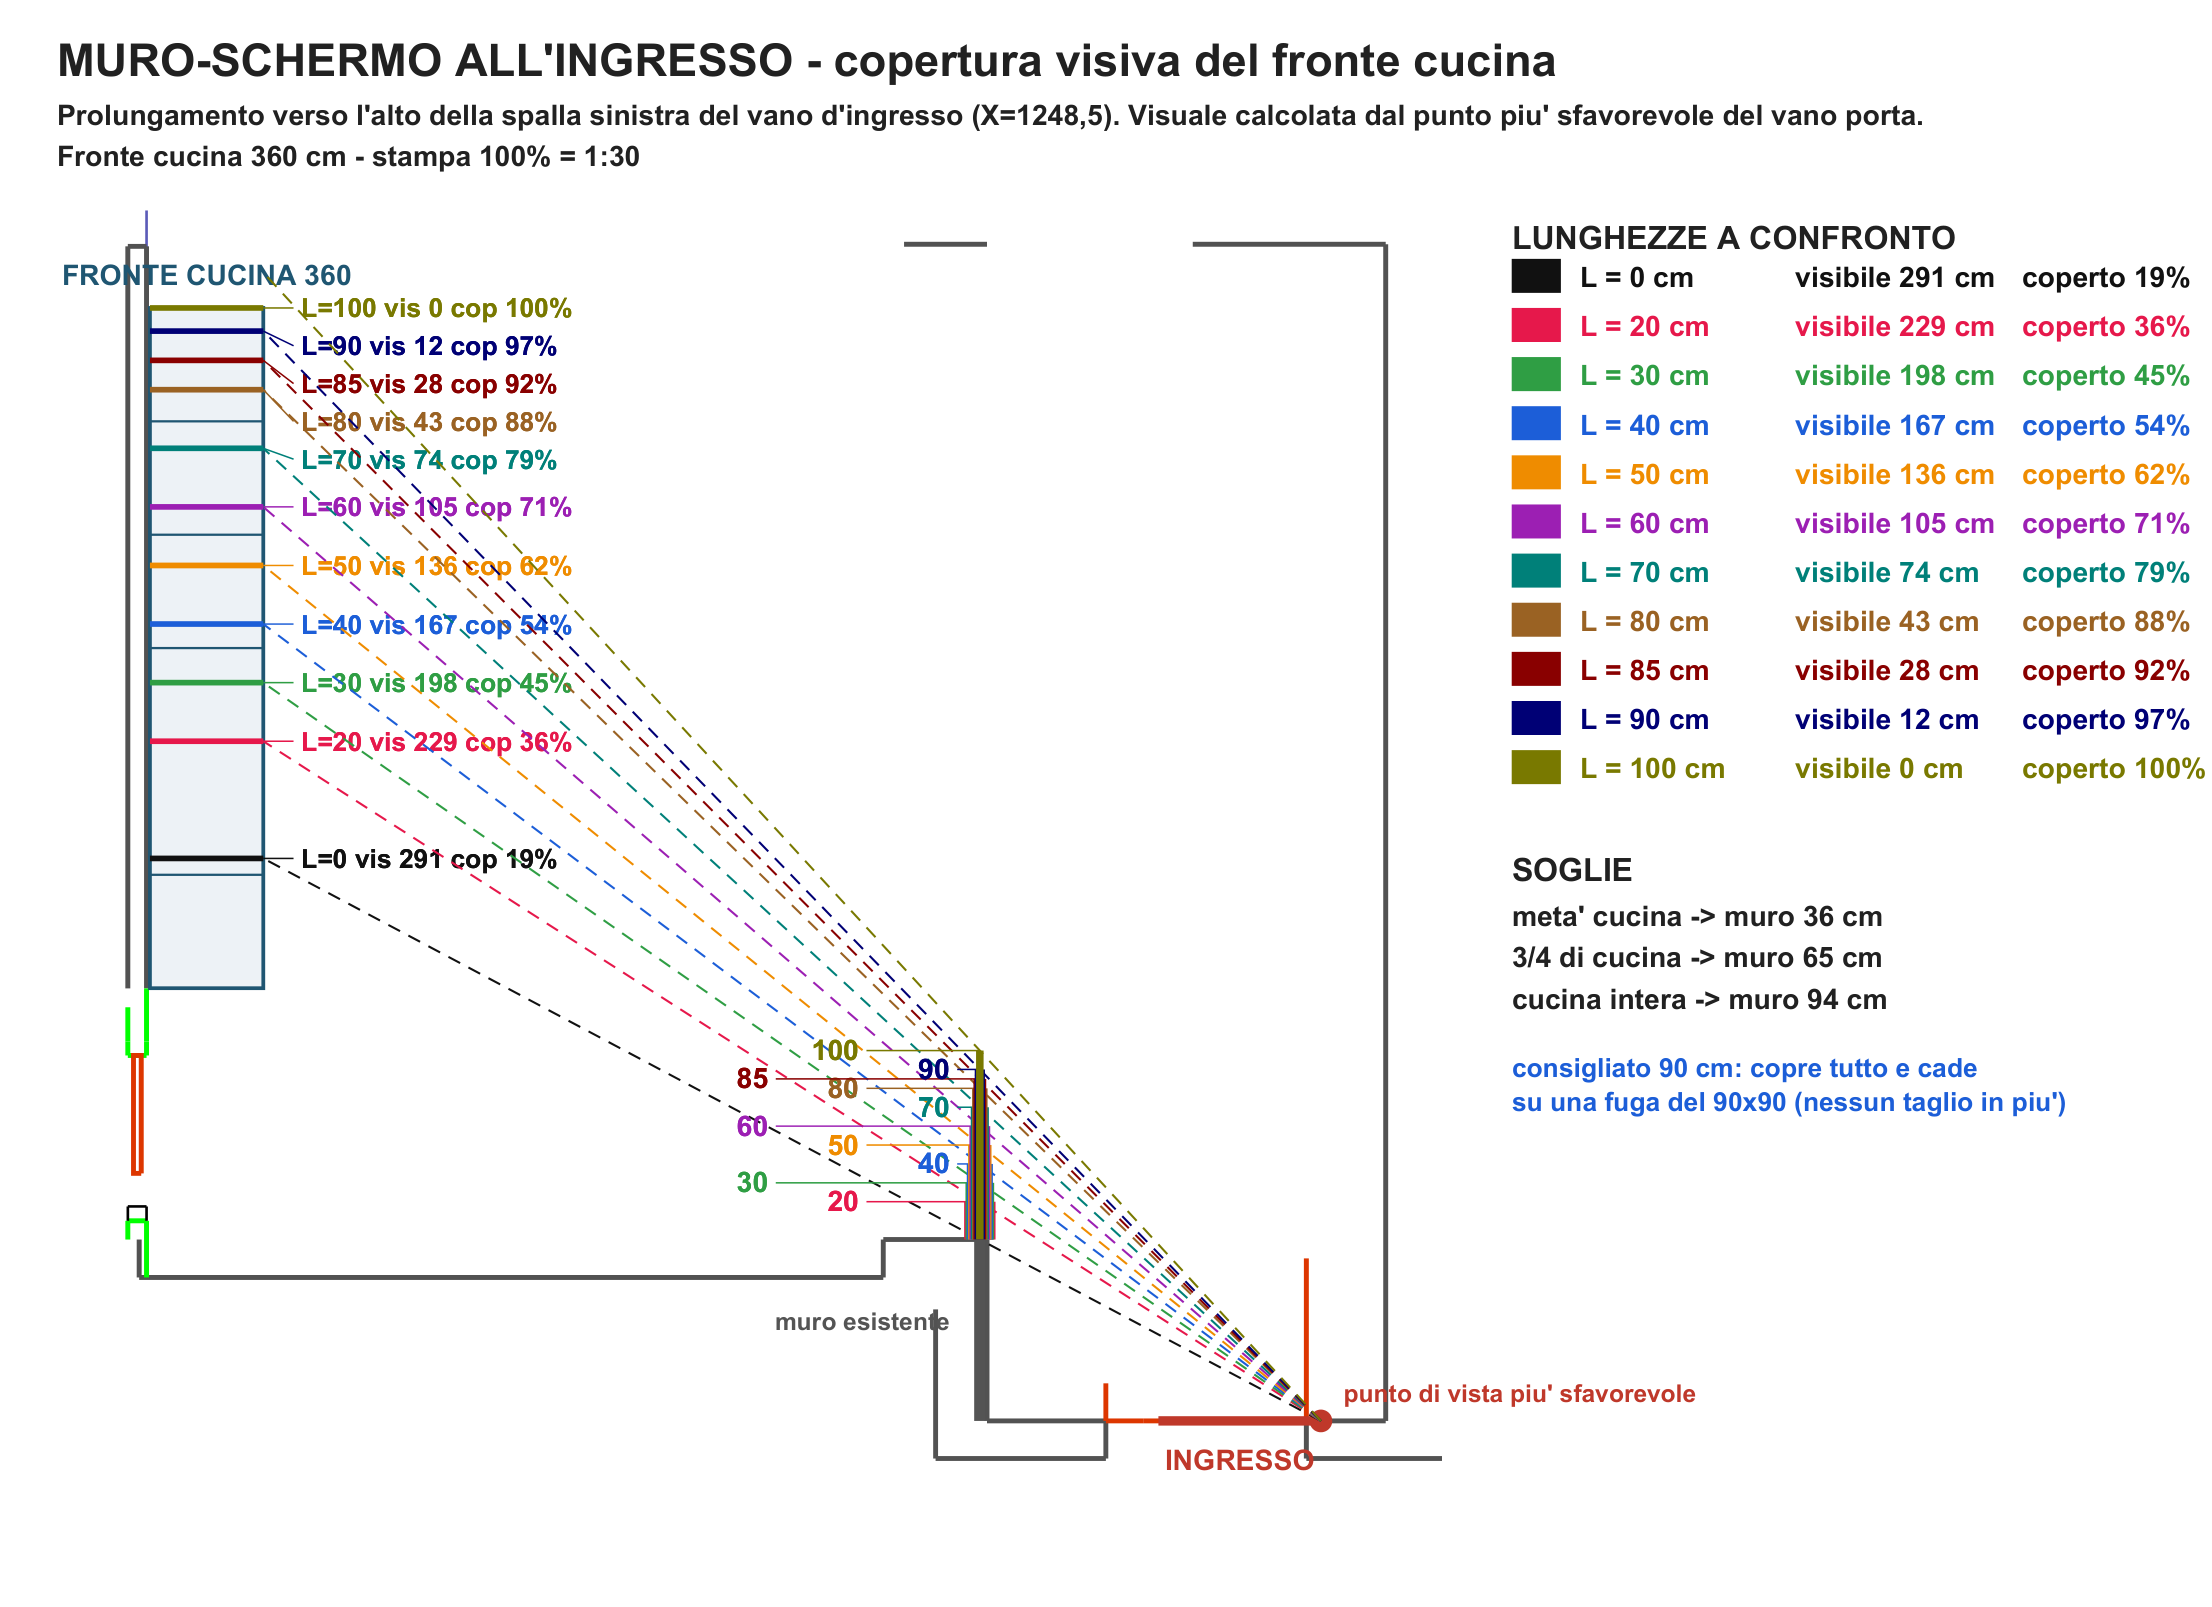

This chart was generated by the following Python code:
"""Muro-schermo all'ingresso: quanto deve essere lungo per coprire la cucina.

Coordinate di disegno, le stesse di casa_pianta.py dopo il raddrizzamento:
  porta d'ingresso   Y = 697, X da 1343 a 1429
  spalla sinistra del vano d'ingresso (muro esistente)  X = 1248,5, da Y=601 a Y=697
  fronte cucina      X = 869,3, da Y = 108 a Y = 468  (360 cm)
Il muro-schermo prolunga la spalla esistente verso l'alto: X=1248,5, da Y=601 a Y=601-L.
E' spesso 10 cm ricavati dentro i 46 del pilastro PX, che quindi non si allarga.

Genera muro_ingresso.svg/.pdf/.png con tutte le lunghezze sovrapposte.
"""

import math

XW, YW = 1248.5, 601.0       # allineamento e partenza del muro
PORTA = (1343.0, 1429.0)
YP = 697.0
XK = 869.3                   # fronte cucina: il punto piu' esposto
KY0, KY1 = 108.0, 468.0
LUNG = KY1 - KY0

LUNGHEZZE = [0, 20, 30, 40, 50, 60, 70, 80, 85, 90, 100]
COLORI = ["#111111", "#e6194b", "#2f9e44", "#1c5fd8", "#f08c00", "#9c1fb4",
          "#00807a", "#9a6324", "#8a0000", "#000075", "#7a7a00"]

SCALA = 30
OUT = r"c:\WORK\GH\muro_ingresso"

# ---- ricalco della tavola originale, per il contesto ----
PDF = r"c:\WORK\GH\TAV 02_STATO DI PROGETTO.pdf"
PT_M, PDF_OX, PDF_OY, RY = 27.76, 609.18, 394.20, 638.0
VISTA = (790, 55, 1500, 755)


def Pt(px, py):
    return ((PDF_OX - px) / PT_M * 100, RY - (py - PDF_OY) / PT_M * 100)


def ricalco():
    try:
        import fitz
    except ImportError:
        return []
    out = []
    for p in fitz.open(PDF)[0].get_drawings():
        lw = p.get("width") or 0
        if lw < 0.3:
            continue
        col = p.get("color") or (0.25, 0.25, 0.25)
        if col[0] > 0.6 and col[2] > 0.6 and col[1] < 0.5:
            continue
        for it in p["items"]:
            if it[0] == "l":
                pts = [(it[1].x, it[1].y), (it[2].x, it[2].y)]
            elif it[0] == "re":
                r = it[1]
                pts = [(r.x0, r.y0), (r.x1, r.y0), (r.x1, r.y1), (r.x0, r.y1), (r.x0, r.y0)]
            else:
                continue
            q = [Pt(*a) for a in pts]
            if all(VISTA[0] <= a[0] <= VISTA[2] and VISTA[1] <= a[1] <= VISTA[3] for a in q):
                out.append((col, lw, q))
    return out


# ---- calcolo della visuale ----

def limite(L):
    """Quota sul fronte cucina oltre la quale si vede, guardando dal vano porta.

    Il punto di vista peggiore e' la spalla destra della porta: da li' il raggio
    supera la punta del muro con la pendenza piu' sfavorevole.
    """
    vx = PORTA[1]
    t = (vx - XW) / (vx - XK)
    return YP - (YP - (YW - L)) / t


def visibile(L):
    return max(0.0, min(KY1, limite(L)) - KY0)


print(f"fronte cucina: {LUNG:.0f} cm\n")
print(f"{'muro L':>8} {'visibile':>10} {'coperto':>9}")
print("-" * 30)
DATI = []
for L in LUNGHEZZE:
    v = visibile(L)
    DATI.append((L, v, 100 * (1 - v / LUNG)))
    print(f"{L:7.0f}  {v:8.0f} cm {100*(1-v/LUNG):8.0f}%")
print()
for quota in (0.50, 0.75, 1.00):
    L = 0.0
    while L < 300 and visibile(L) > LUNG * (1 - quota) + 1e-9:
        L += 0.5
    print(f"copertura {quota*100:3.0f}%  ->  muro lungo {L:.0f} cm")

# =====================================================================
# TAVOLA
# =====================================================================

VX0, VY0, VX1, VY1 = VISTA
W = 60 + (VX1 - VX0) + 400
H = 110 + (VY1 - VY0) + 40
S = []
add = S.append


def txt(x, y, s, size=14, col="#222", anchor="start", bold=False, halo=False):
    b = ' font-weight="bold"' if bold else ""
    if halo:
        add(f'<text x="{x:.1f}" y="{y:.1f}" font-size="{size}" fill="{col}" '
            f'text-anchor="{anchor}"{b} stroke="#ffffff" stroke-width="4" '
            f'stroke-linejoin="round">{s}</text>')
    add(f'<text x="{x:.1f}" y="{y:.1f}" font-size="{size}" fill="{col}" '
        f'text-anchor="{anchor}"{b}>{s}</text>')


add('<?xml version="1.0" encoding="UTF-8"?>')
add(f'<svg xmlns="http://www.w3.org/2000/svg" width="{W/SCALA:.2f}cm" '
    f'height="{H/SCALA:.2f}cm" viewBox="0 0 {W} {H}" '
    f'font-family="Arial, Helvetica, sans-serif">')
add(f'<rect width="{W}" height="{H}" fill="#ffffff"/>')
txt(30, 40, "MURO-SCHERMO ALL'INGRESSO - copertura visiva del fronte cucina", 24, bold=True)
txt(30, 66, "Prolungamento verso l'alto della spalla sinistra del vano d'ingresso (X=1248,5). "
            "Visuale calcolata dal punto piu' sfavorevole del vano porta.", 15)
txt(30, 88, f"Fronte cucina {LUNG:.0f} cm - stampa 100% = 1:{SCALA}", 15)

add(f'<g transform="translate({60-VX0},{110-VY0})">')

for col, lw, pts in ricalco():
    c = "#%02x%02x%02x" % tuple(int(255 * v) for v in col)
    d = "M " + " L ".join(f"{x:.1f},{y:.1f}" for x, y in pts)
    add(f'<path d="{d}" fill="none" stroke="{c}" stroke-width="{2.6 if lw>=0.8 else 1.4}"/>')

# fronte cucina
add(f'<rect x="{XK-60}" y="{KY0}" width="60" height="{LUNG}" fill="#eef3f7" '
    f'stroke="#1f5673" stroke-width="2"/>')
for y in (168, 228, 288, 408):
    add(f'<line x1="{XK-60}" y1="{y}" x2="{XK}" y2="{y}" stroke="#1f5673" stroke-width="1.2"/>')
txt(XK - 30, KY0 - 12, "FRONTE CUCINA 360", 15, "#1f5673", "middle", True)

# porta d'ingresso e punto di vista
add(f'<line x1="{PORTA[0]}" y1="{YP}" x2="{PORTA[1]}" y2="{YP}" stroke="#c0392b" stroke-width="5"/>')
txt((PORTA[0]+PORTA[1])/2, YP + 26, "INGRESSO", 15, "#c0392b", "middle", True)
add(f'<circle cx="{PORTA[1]}" cy="{YP}" r="6" fill="#c0392b"/>')
txt(PORTA[1] + 12, YP - 10, "punto di vista piu' sfavorevole", 13, "#c0392b")

# muri, raggi limite e tratti scoperti
ordine = sorted(range(len(DATI)), key=lambda i: min(max(limite(DATI[i][0]), KY0), KY1))
posy, ylast = {}, -1e9
for k, i in enumerate(ordine):
    lim = min(max(limite(DATI[i][0]), KY0), KY1)
    y = max(lim, ylast + 20)
    posy[i] = y
    ylast = y

for i, ((L, v, cop), c) in enumerate(zip(DATI, COLORI)):
    lim = min(max(limite(L), KY0), KY1)
    if L > 0:
        add(f'<line x1="{XW}" y1="{YW}" x2="{XW}" y2="{YW-L}" stroke="{c}" '
            f'stroke-width="{18-i*1.4:.1f}" stroke-linecap="butt"/>')
        tx = XW - 16 - (i % 3) * 48
        add(f'<line x1="{tx+4}" y1="{YW-L}" x2="{XW}" y2="{YW-L}" stroke="{c}" stroke-width="0.8"/>')
        txt(tx, YW - L + 5, f"{L:.0f}", 15, c, "end", True, halo=True)
    add(f'<line x1="{PORTA[1]}" y1="{YP}" x2="{XK}" y2="{limite(L):.1f}" stroke="{c}" '
        f'stroke-width="1.1" stroke-dasharray="7 5" opacity="0.85"/>')
    add(f'<line x1="{XK-60}" y1="{lim}" x2="{XK}" y2="{lim}" stroke="{c}" stroke-width="3"/>')
    add(f'<line x1="{XK}" y1="{lim}" x2="{XK+16}" y2="{posy[i]}" stroke="{c}" stroke-width="0.8"/>')
    txt(XK + 20, posy[i] + 5, f"L={L:.0f}  vis {v:.0f}  cop {cop:.0f}%",
        14, c, "start", True, halo=True)

add(f'<line x1="{XW}" y1="{YW}" x2="{XW}" y2="{YP}" stroke="#555" stroke-width="6"/>')
txt(XW - 16, (YW + YP) / 2, "muro esistente", 13, "#555", "end")
add("</g>")

# legenda
lx, ly = 60 + (VX1 - VX0) + 30, 150
txt(lx, ly - 18, "LUNGHEZZE A CONFRONTO", 17, bold=True)
for i, ((L, v, cop), c) in enumerate(zip(DATI, COLORI)):
    y = ly + i * 26
    add(f'<rect x="{lx}" y="{y-13}" width="26" height="18" fill="{c}"/>')
    txt(lx + 36, y + 2, f"L = {L:>3.0f} cm", 15, c, bold=True)
    txt(lx + 150, y + 2, f"visibile {v:>3.0f} cm", 15, c)
    txt(lx + 270, y + 2, f"coperto {cop:>3.0f}%", 15, c)

ly2 = ly + len(DATI) * 26 + 30
txt(lx, ly2, "SOGLIE", 17, bold=True)
for k, (q, lab) in enumerate([(0.50, "meta' cucina"), (0.75, "3/4 di cucina"), (1.00, "cucina intera")]):
    L = 0.0
    while L < 300 and visibile(L) > LUNG * (1 - q) + 1e-9:
        L += 0.5
    txt(lx, ly2 + 24 + k * 22, f"{lab:16} -> muro {L:.0f} cm", 15)
txt(lx, ly2 + 24 + 3 * 22 + 14, "consigliato 90 cm: copre tutto e cade", 14, "#1c5fd8")
txt(lx, ly2 + 24 + 3 * 22 + 32, "su una fuga del 90x90 (nessun taglio in piu')", 14, "#1c5fd8")

add("</svg>")
with open(OUT + ".svg", "w", encoding="utf-8") as f:
    f.write("\n".join(S))

try:
    from svglib.svglib import svg2rlg
    from reportlab.graphics import renderPDF
    import fitz

    renderPDF.drawToFile(svg2rlg(OUT + ".svg"), OUT + ".pdf")
    fitz.open(OUT + ".pdf")[0].get_pixmap(matrix=fitz.Matrix(2, 2)).save(OUT + ".png")
    print("\nscritti:", OUT + ".svg/.pdf/.png")
except Exception as e:
    print("anteprima non generata:", e)
